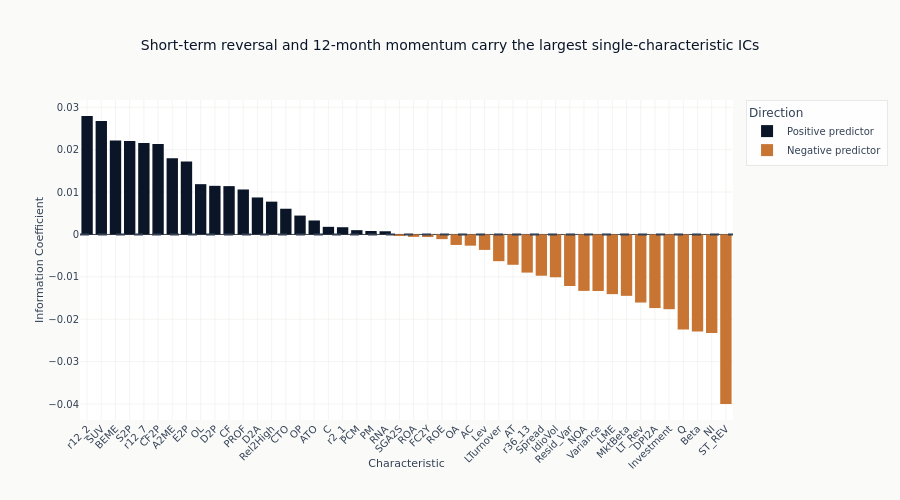

The cell this chart's notebook holds for it:
### Code cell
# Visualize ICs by category
ic_with_category = []
for row in ic_df.iter_rows(named=True):
    category = "Other"
    for cat, features in CHARACTERISTIC_CATEGORIES.items():
        if row["feature"] in features:
            category = cat
            break
    ic_with_category.append({**row, "category": category})

ic_cat_df = pl.DataFrame(ic_with_category).with_columns(
    pl.when(pl.col("IC") > 0)
    .then(pl.lit("Positive predictor"))
    .otherwise(pl.lit("Negative predictor"))
    .alias("Direction")
)

# 8 characteristic categories exceed the ML4T palette's distinct-color budget, so
# color encodes the sign of the relationship (the point of the figure); the x-axis
# names the individual characteristic.
fig = px.bar(
    ic_cat_df.to_pandas(),
    x="feature",
    y="IC",
    color="Direction",
    color_discrete_map={
        "Positive predictor": COLORS["blue"],
        "Negative predictor": COLORS["copper"],
    },
    category_orders={"Direction": ["Positive predictor", "Negative predictor"]},
    title="Short-term reversal and 12-month momentum carry the largest single-characteristic ICs",
    labels={"IC": "Information Coefficient", "feature": "Characteristic"},
)
fig.update_layout(xaxis_tickangle=-45, height=500)
fig.add_hline(y=0, line_dash="dash", line_color=COLORS["neutral"])
fig.show()

### Figure 1 — Plotly figure (JSON) as saved in the notebook; plotly's stock layout.template omitted (floating-point values rounded to 4 significant figures)
{"data": [{"hovertemplate": "Direction=Positive predictor<br>Characteristic=%{x}<br>Information Coefficient=%{y}<extra></extra>", "legendgroup": "Positive predictor", "marker": {"color": "#0a1628", "pattern": {"shape": ""}}, "name": "Positive predictor", "orientation": "v", "showlegend": true, "textposition": "auto", "type": "bar", "x": ["r12_2", "SUV", "BEME", "S2P", "r12_7", "CF2P", "A2ME", "E2P", "OL", "D2P", "CF", "PROF", "D2A", "Rel2High", "CTO", "OP", "ATO", "C", "r2_1", "PCM", "PM", "RNA"], "xaxis": "x", "y": [0.02794, 0.02673, 0.02218, 0.02204, 0.02158, 0.02136, 0.01797, 0.01722, 0.01186, 0.01147, 0.0114, 0.01061, 0.008723, 0.00774, 0.006066, 0.004451, 0.003296, 0.001799, 0.001707, 0.001013, 0.0008228, 0.0007546], "yaxis": "y"}, {"hovertemplate": "Direction=Negative predictor<br>Characteristic=%{x}<br>Information Coefficient=%{y}<extra></extra>", "legendgroup": "Negative predictor", "marker": {"color": "#C87533", "pattern": {"shape": ""}}, "name": "Negative predictor", "orientation": "v", "showlegend": true, "textposition": "auto", "type": "bar", "x": ["SGA2S", "ROA", "FC2Y", "ROE", "OA", "AC", "Lev", "LTurnover", "AT", "r36_13", "Spread", "IdioVol", "Resid_Var", "NOA", "Variance", "LME", "MktBeta", "LT_Rev", "DPI2A", "Investment", "Q", "Beta", "NI", "ST_REV"], "xaxis": "x", "y": [-0.0003737, -0.0005674, -0.0006115, -0.001103, -0.002475, -0.002645, -0.003644, -0.006302, -0.007155, -0.008994, -0.009731, -0.0101, -0.01215, -0.01331, -0.01334, -0.01407, -0.01447, -0.01606, -0.01736, -0.01763, -0.02244, -0.02291, -0.02324, -0.03998], "yaxis": "y"}], "layout": {"barmode": "relative", "height": 500, "legend": {"title": {"text": "Direction"}, "tracegroupgap": 0}, "shapes": [{"line": {"color": "#334155", "dash": "dash"}, "type": "line", "x0": 0, "x1": 1, "xref": "x domain", "y0": 0, "y1": 0, "yref": "y"}], "title": {"text": "Short-term reversal and 12-month momentum carry the largest single-characteristic ICs"}, "xaxis": {"anchor": "y", "domain": [0.0, 1.0], "tickangle": -45, "title": {"text": "Characteristic"}}, "yaxis": {"anchor": "x", "domain": [0.0, 1.0], "title": {"text": "Information Coefficient"}}}}
